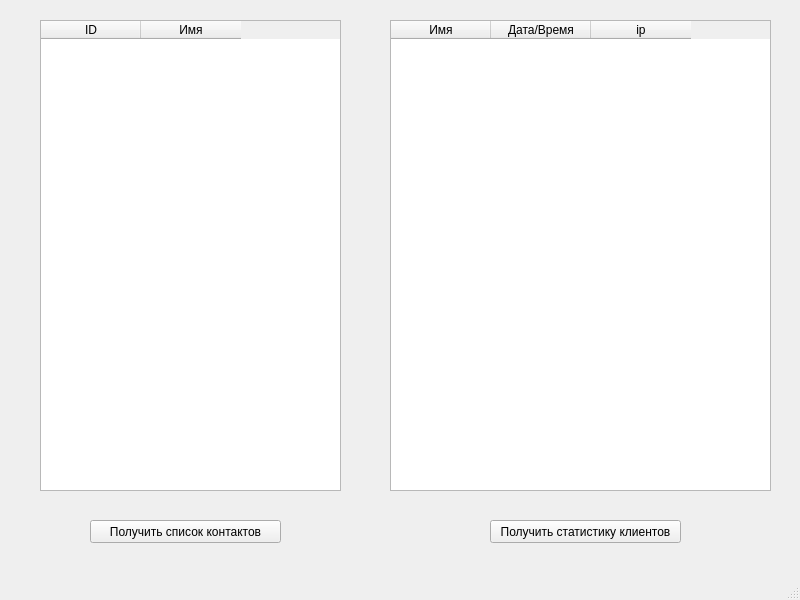
<?xml version="1.0" encoding="UTF-8"?>
<ui version="4.0">
 <class>MainWindow</class>
 <widget class="QMainWindow" name="MainWindow">
  <property name="geometry">
   <rect>
    <x>0</x>
    <y>0</y>
    <width>800</width>
    <height>600</height>
   </rect>
  </property>
  <property name="windowTitle">
   <string>MainWindow</string>
  </property>
  <widget class="QWidget" name="centralwidget">
   <widget class="QPushButton" name="loadContactsList">
    <property name="geometry">
     <rect>
      <x>90</x>
      <y>520</y>
      <width>191</width>
      <height>23</height>
     </rect>
    </property>
    <property name="text">
     <string>Получить список контактов</string>
    </property>
   </widget>
   <widget class="QPushButton" name="loadStatistic">
    <property name="geometry">
     <rect>
      <x>490</x>
      <y>520</y>
      <width>191</width>
      <height>23</height>
     </rect>
    </property>
    <property name="text">
     <string>Получить статистику клиентов</string>
    </property>
   </widget>
   <widget class="QTableWidget" name="Statistic">
    <property name="geometry">
     <rect>
      <x>390</x>
      <y>20</y>
      <width>381</width>
      <height>471</height>
     </rect>
    </property>
    <column>
     <property name="text">
      <string>Имя</string>
     </property>
    </column>
    <column>
     <property name="text">
      <string>Дата/Время</string>
     </property>
    </column>
    <column>
     <property name="text">
      <string>ip</string>
     </property>
    </column>
   </widget>
   <widget class="QTableWidget" name="contactsList">
    <property name="geometry">
     <rect>
      <x>40</x>
      <y>20</y>
      <width>301</width>
      <height>471</height>
     </rect>
    </property>
    <column>
     <property name="text">
      <string>ID</string>
     </property>
    </column>
    <column>
     <property name="text">
      <string>Имя</string>
     </property>
    </column>
   </widget>
  </widget>
  <widget class="QMenuBar" name="menubar">
   <property name="geometry">
    <rect>
     <x>0</x>
     <y>0</y>
     <width>800</width>
     <height>21</height>
    </rect>
   </property>
  </widget>
  <widget class="QStatusBar" name="statusbar"/>
 </widget>
 <resources/>
 <connections/>
</ui>
